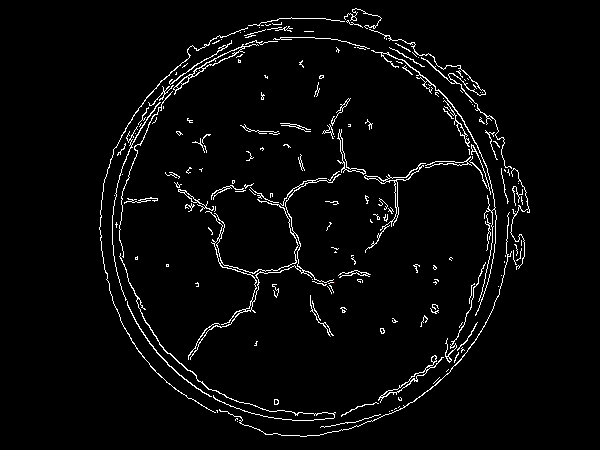
#> input picture 56754451-connect-edges-close-holes/5.png, 600 x 450 px
$ python connect_edges_close_holes.py
#> lines starting #> are read from the running program, lines starting #| are printed output that depends on the picture; after the words box and inside, x2 and y2 are one past the last pixel; in counts of white or black regions, pixels touching at a corner belong together
import cv2
import numpy as np

image = cv2.imread('5.png')
#> image is the input picture: shape (450, 600, 3); mean B, G, R 8.5, 8.5, 8.5
original = image.copy()

blur = cv2.GaussianBlur(image, (3,3), 0)
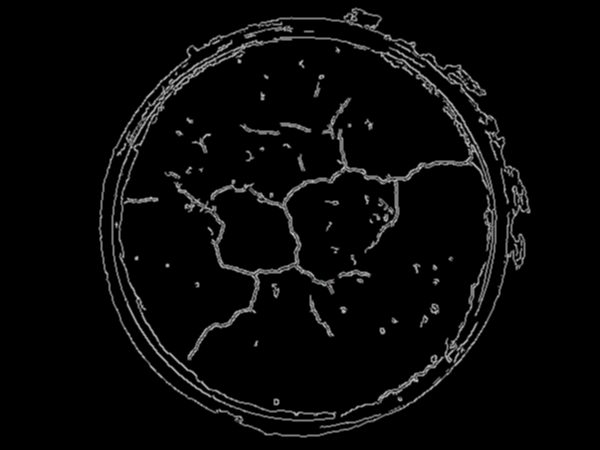
#> blur: shape (450, 600, 3); mean B, G, R 8.5, 8.5, 8.5
gray = cv2.cvtColor(blur, cv2.COLOR_BGR2GRAY)
kernel = cv2.getStructuringElement(cv2.MORPH_RECT, (5,5))

circle_mask = np.zeros(original.shape, dtype=np.uint8)
circles = cv2.HoughCircles(gray, cv2.HOUGH_GRADIENT, 1.5, 200)
#> circles = [[302.2, 228.8, 189.3]]

# Convert the (x, y) coordinates and radius of the circles to integers
circles = np.round(circles[0, :]).astype("int")
#> circles = [[302, 229, 189]]
circle_ratio = 0.85

# Loop over the (x, y) coordinates and radius of the circles
for (x, y, r) in circles:
    # Draw the circle, create mask, and obtain soil ROI
    cv2.circle(image, (x, y), int(r * circle_ratio), (0, 255, 0), 2)
    cv2.circle(circle_mask, (x, y), int(r * circle_ratio), (255, 255, 255), -1)
    soil_ROI = cv2.bitwise_and(original, circle_mask)
#> this loop made 1 pass
#> pass 1, `soil_ROI = cv2.bitwise_and(original, circle_mask)`:
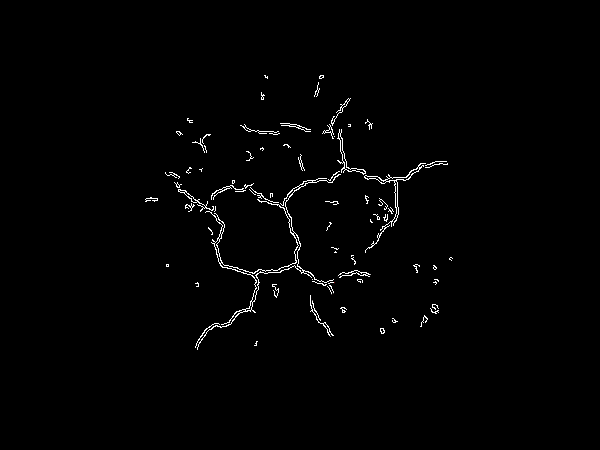
#> soil_ROI: shape (450, 600, 3); mean B, G, R 2.8, 2.8, 2.8
#> after the loop:
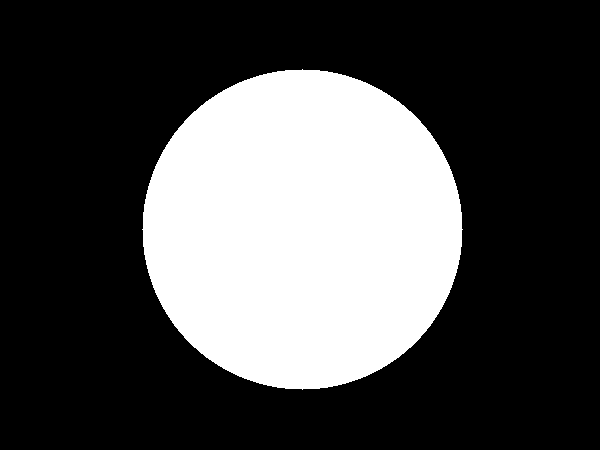
#> circle_mask: shape (450, 600, 3); 29.8% white; 1 white region
#> after the loop:
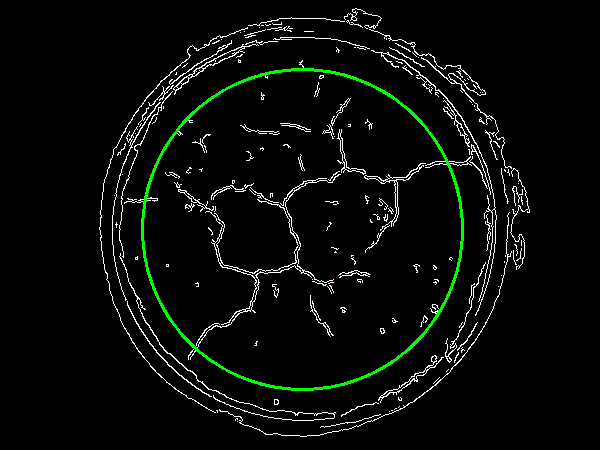
#> image: shape (450, 600, 3); 1.13% of pixels changed, all inside (x1, y1, x2, y2) = (141, 68, 464, 391)

gray_soil_ROI = cv2.cvtColor(soil_ROI, cv2.COLOR_BGR2GRAY)
close = cv2.morphologyEx(gray_soil_ROI, cv2.MORPH_CLOSE, kernel)

cnts = cv2.findContours(close, cv2.RETR_TREE, cv2.CHAIN_APPROX_SIMPLE)
#> cnts = 41 contours, 27 with area under 20; largest, box (x1, y1, x2, y2) and area: (165, 98, 448, 350) 2848, (337, 270, 373, 283) 127, (310, 295, 334, 339) 110, (240, 124, 280, 135) 76, (280, 123, 311, 132) 66
cnts = cnts[0] if len(cnts) == 2 else cnts[1]

crack_area = 0
minumum_area = 25
for c in cnts:
    area = cv2.contourArea(c)
    if area > minumum_area:
        cv2.drawContours(original,[c], 0, (36,255,12), 2)
        crack_area += area
#> this loop made 41 passes
#> (area, crack_area) on passes 6, 7, 8, 11, 21, 25, 29, 32, 33, 36, 37: (49.5, 49.5), (109.5, 159), (45.5, 204.5), (127, 331.5), (28, 359.5), (33.5, 393), (54.5, 447.5), (76, 523.5), (66.5, 590), (2848, 3438), (45.5, 3483.5)
#> area on passes 4, 34, 39: 22, 21, 23
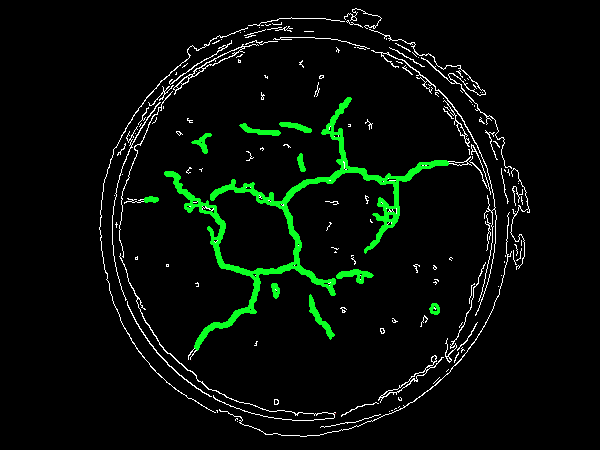
#> original: shape (450, 600, 3); 2.71% of pixels changed, all inside (x1, y1, x2, y2) = (144, 97, 449, 351)
#> after the loop, crack_area = 3483.5

print(crack_area)
#| 3483.5
cv2.imshow('close', close)
cv2.imshow('circle_mask', circle_mask)
cv2.imshow('soil_ROI', soil_ROI)
cv2.imshow('original', original)
cv2.waitKey(0)
